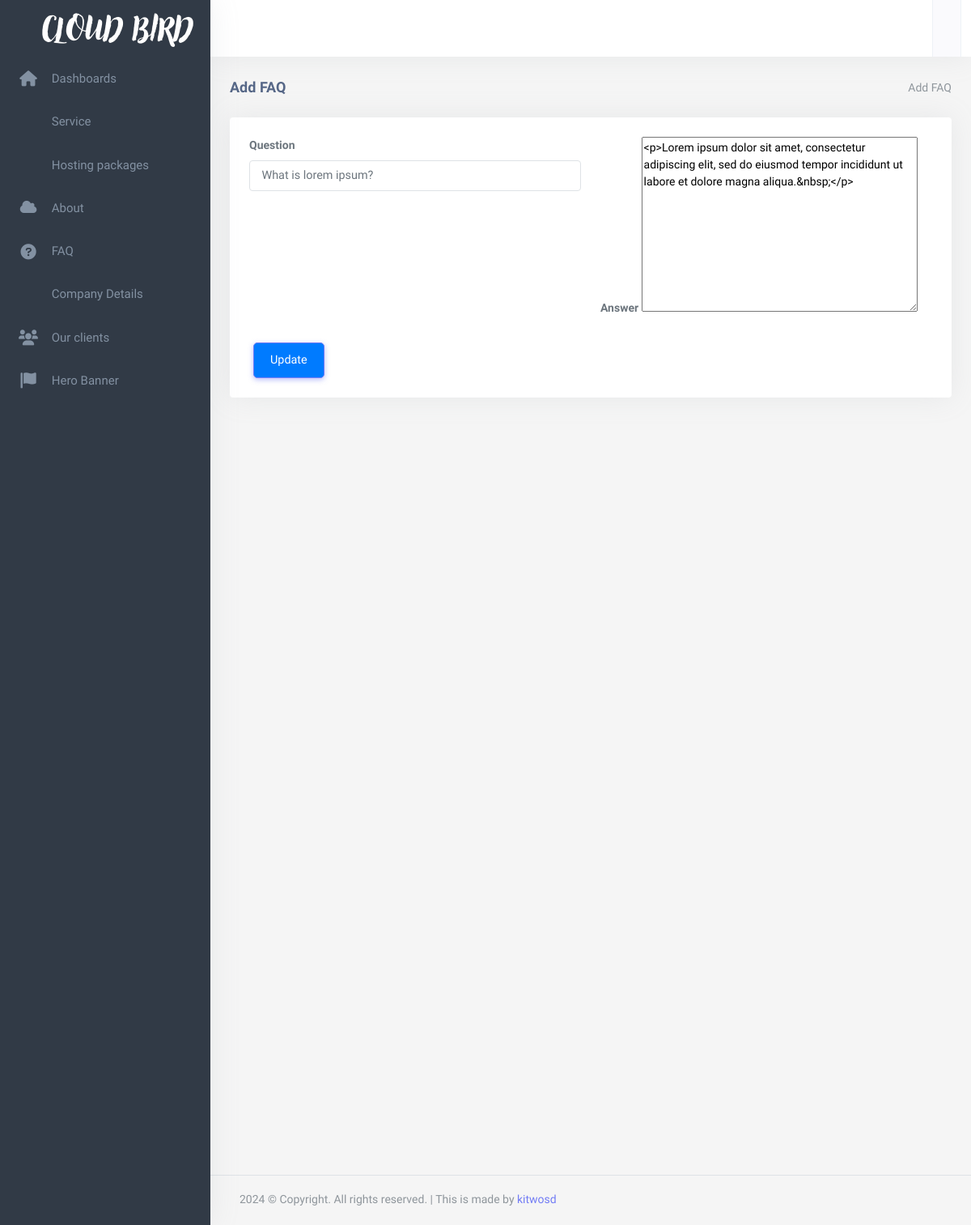
The page /dashboard/edit/question/1/ on the database as committed earlier.
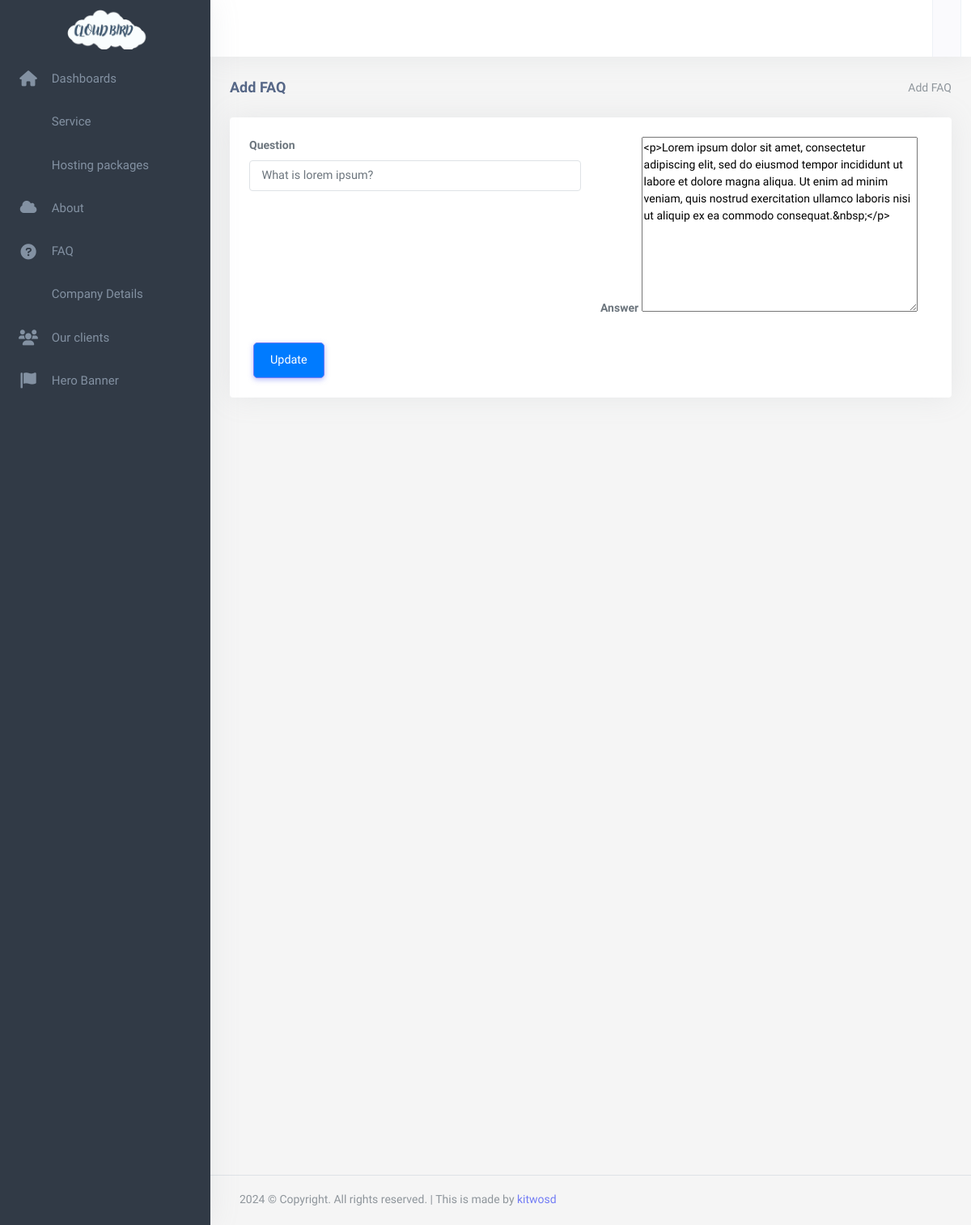
The same page on the database as committed later.
### app/models.py (models this page shows, shortened)
class CompanyDetails(models.Model):
    companyName = models.CharField(max_length=200)
    companyAddress=models.CharField(max_length=200)
    companyPhone=models.CharField(max_length=200)
    companyEmail=models.EmailField()
    addressUrl=models.URLField(max_length=2000)
    companyLogo=models.FileField(upload_to="companylogo")
    facebookUrl = models.URLField()
    linkedInUrl = models.URLField()
    twiterUrl = models.URLField()
    discordUrl = models.URLField()
    livechatUrl = models.URLField()
    companyDescription = models.TextField()
    gif = models.ImageField(upload_to="gif")
    class Meta:
        ordering =['-id']

class Question(models.Model):
    question = models.CharField(max_length=50)
    answer = RichTextField()

### app2/views.py (the view)
# urls.py: path('edit/question/<int:id>/',views.add_edit_Question, name='edit_Question'),
def add_edit_Question(request, id=None):
    instance = None
    try:
        if id:
            instance = Question.objects.get(pk=id)
    except Exception as e:
        messages.warning(request, 'An error occurred while retrieving the Question.')
        return redirect('dashboard:add_Question')
    if request.method == 'POST':
        form = QuestionForm(request.POST, request.FILES, instance=instance)
        if form.is_valid():
            form.save()
            if instance:  # Edit operation
                messages.success(request, 'Service edited successfully.')
                return redirect('dashboard:edit_Question', id=instance.id)  # Redirect to the edited Question's details page
            else:  # Add operation
                messages.success(request, 'Question added successfully.')
                return redirect('dashboard:add_Question')  # Redirect to the page for adding new Questions
        else:
            messages.warning(request, 'Form is not valid. Please correct the errors.')
    else:
        form = QuestionForm(instance=instance)
    context = {'form': form, 'instance': instance}
    return render(request, 'app2/create_Question.html', context)

### app2/forms.py
class QuestionForm(forms.ModelForm):
    class Meta:
        model = Question
        fields = '__all__'

### app/context_processor.py (called while the page is built)
def footer(request):
    footer = CompanyDetails.objects.first()
    return{
        'footer':footer
    }

def service(request):
    service = Service.objects.all()
    return{
        'service':service
    }

def about(request):
    about = About.objects.first()
    return{
        'about': about
    }

def hosting(request):
    hosting = Hosting.objects.all()[:3]
    return{
        'hosting': hosting
    }

### app2/templates/app2/create_question.html (shortened to what this page needs)
{% extends 'app2/base.html' %}
{% load static %}
{% block body %}
            <div class="content-page">
                <div class="content">
                    <div class="container-fluid">
                        <div class="row">
                            <div class="col-12">
                                <div class="page-title-box">
                                    <div class="page-title-right">
                                        <ol class="breadcrumb m-0">
                                            <li class="breadcrumb-item active">Add FAQ</li>
                                        </ol>
                                    </div>
                                    <h4 class="page-title">Add FAQ</h4>
                                </div>
                            </div>
                        </div>
                        <div class="row">
                            <div class="col-12">
                                <div class="card">
                                    <div class="card-body">
                                       <form method="post" enctype="multipart/form-data" action="{% if instance %}{% url 'dashboard:edit_Question'  instance.id %}{% else %}{% url 'dashboard:add_Question' %}{% endif %}">
                                       <div class="row">
                                          <div class="col-xl-6">
                                          <div class="mb-3">
                                             <label class="form-label">Question</label>
                                             <input type="text" name="{{ form.question.name }}" id="{{ form.title.id_for_label }}" class="form-control"
                                             value="{% if instance %}{{ instance.question }}{% endif %}" placeholder="Enter Question">
                                          </div>
                                        </div>
                                        <div class="col-xl-6">
                                            <div class="mb-3">
                                               <label class="form-label">Answer</label>
                                              {{form.answer}}
                                            </div>
                                          </div>
                                          <div class="col-lg-12">
                                             {% if instance %}
                                             <button type="submit" class="btn btn-primary">Update</button>
                                         {% else %}
                                             <button type="submit" class="btn btn-primary">Add</button>
                                         {% endif %}
                                        </div>
                                       </div>
                                       </form>
                    </div>
                </div>
        {% endblock %}

### app2/templates/app2/base.html (shortened to what the changed rows need)
{% load static %}
<!DOCTYPE html>
<html lang="en">
    <head>
        <link rel="stylesheet" href="{% static 'app2/assets/vendor/jquery-toast-plugin/jquery.toast.min.css'%}">
        <link href="{% static 'app2/assets/css/app-saas.min.css'%}" rel="stylesheet" type="text/css" id="app-style" />
        <link href="{% static 'app2/assets/css/icons.min.css'%}" rel="stylesheet" type="text/css" />
        <link rel="stylesheet" href="https://cdnjs.cloudflare.com/ajax/libs/font-awesome/6.0.0-beta3/css/all.min.css">
        <link rel="stylesheet" href="https://cdnjs.cloudflare.com/ajax/libs/font-awesome/6.0.0-beta3/css/all.min.css">
        <link href="{% static 'app2/assets/vendor/bootstrap-datepicker/css/bootstrap-datepicker.min.css'%}" rel="stylesheet" type="text/css" />
        <link href="{% static 'app2/assets/vendor/select2/css/select2.min.css'%}" rel="stylesheet" type="text/css" />
        <link href="{% static 'app2/assets/vendor/datatables.net-bs5/css/dataTables.bootstrap5.min.css'%}" rel="stylesheet" type="text/css" />
        <link href="{% static 'app2/assets/vendor/datatables.net-responsive-bs5/css/responsive.bootstrap5.min.css'%}" rel="stylesheet" type="text/css" />
        <link href="{% static 'app2/assets/css/app-saas.min.css'%}" rel="stylesheet" type="text/css" id="app-style" />
        <link href="{% static 'app2/assets/css/icons.min.css'%}" rel="stylesheet" type="text/css" />
        <link href="https://cdn.jsdelivr.net/npm/summernote@0.8.16/dist/summernote-lite.min.css" rel="stylesheet">
    </head>
    <link rel="stylesheet" href="https://maxcdn.bootstrapcdn.com/font-awesome/4.7.0/css/font-awesome.min.css">
    <body>
        <div class="wrapper">
            <div class="leftside-menu">
                <a href="{% url 'dashboard:index' %}" class="logo logo-light">
                    <span class="logo-lg">
                        <img src="{{footer.companyLogo.url}}" alt="logo" style="height: 50px;">
                    </span>
                </a>
            </div>
  {% block body %}
  {% endblock  %}
    </div>
    </div>
                        </body>
                        </html>

Rows that differ between the two databases and show on the page:
changed CompanyDetails: companyLogo: a different picture
changed Question "What is lorem ipsum?": answer "<p>Lorem ipsum dolor sit amet, consectetur adipiscing elit, sed do eiusmod tempor incididunt ut labore et dolore magna aliqua.&nbsp;</p>" → "…labore et dolore magna aliqua. Ut enim ad minim veniam, quis nostrud exercitation ullamco laboris nisi ut aliquip ex ea commodo consequat.&nbsp;</p>"
